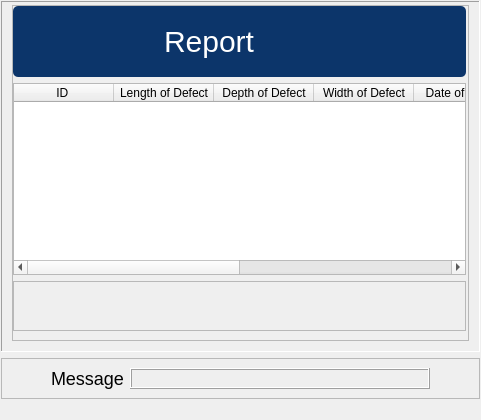
               <widget class="QFrame" name="frame_39">
                <property name="maximumSize">
                 <size>
                  <width>16777215</width>
                  <height>16777215</height>
                 </size>
                </property>
                <property name="frameShape">
                 <enum>QFrame::NoFrame</enum>
                </property>
                <property name="frameShadow">
                 <enum>QFrame::Plain</enum>
                </property>
                <layout class="QVBoxLayout" name="verticalLayout_32">
                 <property name="leftMargin">
                  <number>1</number>
                 </property>
                 <property name="topMargin">
                  <number>1</number>
                 </property>
                 <property name="rightMargin">
                  <number>1</number>
                 </property>
                 <property name="bottomMargin">
                  <number>21</number>
                 </property>
                 <item>
                  <widget class="QFrame" name="frame_82">
                   <property name="minimumSize">
                    <size>
                     <width>0</width>
                     <height>0</height>
                    </size>
                   </property>
                   <property name="maximumSize">
                    <size>
                     <width>16777215</width>
                     <height>16777215</height>
                    </size>
                   </property>
                   <property name="frameShape">
                    <enum>QFrame::Panel</enum>
                   </property>
                   <property name="frameShadow">
                    <enum>QFrame::Sunken</enum>
                   </property>
                   <layout class="QHBoxLayout" name="horizontalLayout_29">
                    <property name="spacing">
                     <number>10</number>
                    </property>
                    <property name="leftMargin">
                     <number>10</number>
                    </property>
                    <property name="topMargin">
                     <number>3</number>
                    </property>
                    <property name="rightMargin">
                     <number>10</number>
                    </property>
                    <property name="bottomMargin">
                     <number>10</number>
                    </property>
                    <item>
                     <widget class="QFrame" name="frame_42">
                      <property name="frameShape">
                       <enum>QFrame::StyledPanel</enum>
                      </property>
                      <property name="frameShadow">
                       <enum>QFrame::Raised</enum>
                      </property>
                      <layout class="QVBoxLayout" name="verticalLayout_35">
                       <property name="leftMargin">
                        <number>0</number>
                       </property>
                       <property name="topMargin">
                        <number>0</number>
                       </property>
                       <property name="rightMargin">
                        <number>2</number>
                       </property>
                       <item>
                        <widget class="QFrame" name="frame_40">
                         <property name="maximumSize">
                          <size>
                           <width>16777215</width>
                           <height>80</height>
                          </size>
                         </property>
                         <property name="styleSheet">
                          <string notr="true">QFrame{
	background: #0C356A;
border-radius:5px;
}

</string>
                         </property>
                         <property name="frameShape">
                          <enum>QFrame::NoFrame</enum>
                         </property>
                         <property name="frameShadow">
                          <enum>QFrame::Plain</enum>
                         </property>
                         <property name="lineWidth">
                          <number>3</number>
                         </property>
                         <layout class="QVBoxLayout" name="verticalLayout_34">
                          <item>
                           <widget class="QFrame" name="frame_41">
                            <property name="styleSheet">
                             <string notr="true">QFrame{
	background: #0C356A;
border-radius:5px;
}


</string>
                            </property>
                            <property name="frameShape">
                             <enum>QFrame::NoFrame</enum>
                            </property>
                            <property name="frameShadow">
                             <enum>QFrame::Plain</enum>
                            </property>
                            <layout class="QHBoxLayout" name="horizontalLayout_22">
                             <item>
                              <widget class="QLabel" name="label_28">
                               <property name="maximumSize">
                                <size>
                                 <width>150</width>
                                 <height>100</height>
                                </size>
                               </property>
                               <property name="styleSheet">
                                <string notr="true">font-size:30px;
color: white;
font: 26pt &quot;Mongolian Baiti&quot;;</string>
                               </property>
                               <property name="text">
                                <string>Report</string>
                               </property>
                              </widget>
                             </item>
                            </layout>
                           </widget>
                          </item>
                         </layout>
                        </widget>
                       </item>
                       <item>
                        <widget class="QTableWidget" name="tableWidget">
                         <property name="maximumSize">
                          <size>
                           <width>16777215</width>
                           <height>16777215</height>
                          </size>
                         </property>
                         <attribute name="verticalHeaderVisible">
                          <bool>false</bool>
                         </attribute>
                         <column>
                          <property name="text">
                           <string>ID </string>
                          </property>
                          <property name="textAlignment">
                           <set>AlignCenter</set>
                          </property>
                         </column>
                         <column>
                          <property name="text">
                           <string>Length of Defect</string>
                          </property>
                          <property name="textAlignment">
                           <set>AlignCenter</set>
                          </property>
                         </column>
                         <column>
                          <property name="text">
                           <string>Depth of Defect</string>
                          </property>
                          <property name="textAlignment">
                           <set>AlignCenter</set>
                          </property>
                         </column>
                         <column>
                          <property name="text">
                           <string>Width of Defect</string>
                          </property>
                          <property name="textAlignment">
                           <set>AlignCenter</set>
                          </property>
                         </column>
                         <column>
                          <property name="text">
                           <string>Date of Defect</string>
                          </property>
                          <property name="textAlignment">
                           <set>AlignCenter</set>
                          </property>
                         </column>
                         <column>
                          <property name="text">
                           <string>Type of Defect</string>
                          </property>
                          <property name="textAlignment">
                           <set>AlignCenter</set>
                          </property>
                         </column>
                         <column>
                          <property name="text">
                           <string>Image of  Defect</string>
                          </property>
                          <property name="textAlignment">
                           <set>AlignCenter</set>
                          </property>
                         </column>
                         <column>
                          <property name="text">
                           <string>Remove Defect</string>
                          </property>
                          <property name="textAlignment">
                           <set>AlignCenter</set>
                          </property>
                         </column>
                        </widget>
                       </item>
                       <item>
                        <widget class="QFrame" name="frame_69">
                         <property name="minimumSize">
                          <size>
                           <width>0</width>
                           <height>50</height>
                          </size>
                         </property>
                         <property name="maximumSize">
                          <size>
                           <width>16777215</width>
                           <height>100</height>
                          </size>
                         </property>
                         <property name="frameShape">
                          <enum>QFrame::StyledPanel</enum>
                         </property>
                         <property name="frameShadow">
                          <enum>QFrame::Raised</enum>
                         </property>
                        </widget>
                       </item>
                      </layout>
                     </widget>
                    </item>
                   </layout>
                  </widget>
                 </item>
                 <item>
                  <widget class="QFrame" name="frame_38">
                   <property name="minimumSize">
                    <size>
                     <width>0</width>
                     <height>40</height>
                    </size>
                   </property>
                   <property name="maximumSize">
                    <size>
                     <width>16777215</width>
                     <height>120</height>
                    </size>
                   </property>
                   <property name="baseSize">
                    <size>
                     <width>100</width>
                     <height>0</height>
                    </size>
                   </property>
                   <property name="frameShape">
                    <enum>QFrame::StyledPanel</enum>
                   </property>
                   <property name="frameShadow">
                    <enum>QFrame::Raised</enum>
                   </property>
                   <layout class="QHBoxLayout" name="horizontalLayout_42">
                    <item>
                     <spacer name="horizontalSpacer_12">
                      <property name="orientation">
                       <enum>Qt::Horizontal</enum>
                      </property>
                      <property name="sizeHint" stdset="0">
                       <size>
                        <width>40</width>
                        <height>20</height>
                       </size>
                      </property>
                     </spacer>
                    </item>
                    <item>
                     <widget class="QLabel" name="label_6">
                      <property name="styleSheet">
                       <string notr="true">font-size:18px;
font: 16pt &quot;Mongolian Baiti&quot;;</string>
                      </property>
                      <property name="text">
                       <string>Message</string>
                      </property>
                     </widget>
                    </item>
                    <item>
                     <widget class="QLabel" name="Message_Report">
                      <property name="minimumSize">
                       <size>
                        <width>300</width>
                        <height>0</height>
                       </size>
                      </property>
                      <property name="maximumSize">
                       <size>
                        <width>400</width>
                        <height>16777215</height>
                       </size>
                      </property>
                      <property name="frameShape">
                       <enum>QFrame::Box</enum>
                      </property>
                      <property name="frameShadow">
                       <enum>QFrame::Raised</enum>
                      </property>
                      <property name="text">
                       <string/>
                      </property>
                      <property name="alignment">
                       <set>Qt::AlignCenter</set>
                      </property>
                     </widget>
                    </item>
                    <item>
                     <spacer name="horizontalSpacer_13">
                      <property name="orientation">
                       <enum>Qt::Horizontal</enum>
                      </property>
                      <property name="sizeHint" stdset="0">
                       <size>
                        <width>40</width>
                        <height>20</height>
                       </size>
                      </property>
                     </spacer>
                    </item>
                   </layout>
                  </widget>
                 </item>
                </layout>
               </widget>
